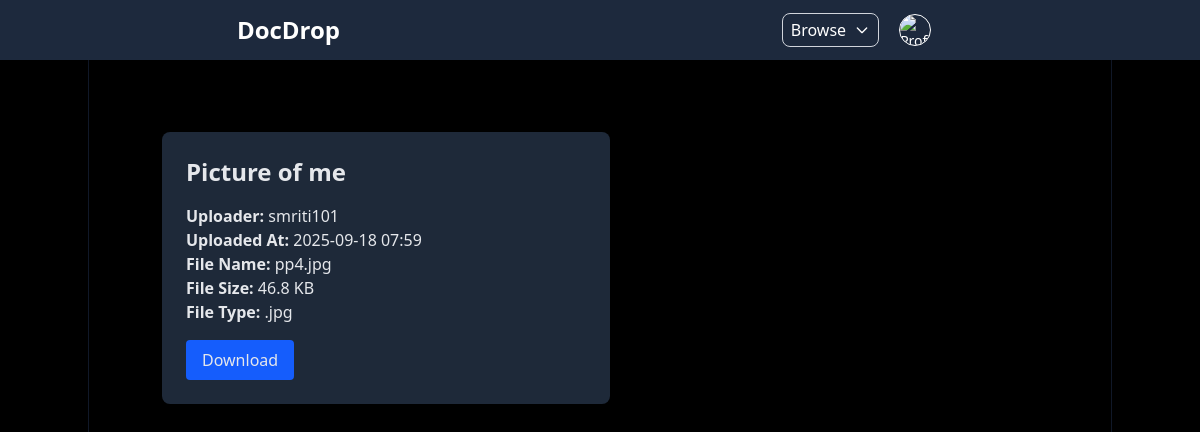
The page /dashboard/details/8/ (signed in) on the database its author committed.
### files/models.py (models this page shows, shortened)
class File(models.Model):
    CATEGORY_CHOICES = [
        ('notes', 'Notes'),
        ('guides', 'Guides'),
        ('assignments', 'Assignments'),
        ('others', 'Others'),
    ]
    uploader = models.ForeignKey(User, on_delete=models.CASCADE)
    title = models.CharField(max_length=255)
    file = models.FileField(upload_to='uploads/')
    category = models.CharField(max_length=50, choices=CATEGORY_CHOICES, default='others')
    uploaded_at = models.DateTimeField(auto_now_add=True)

### files/views.py (the view)
# urls.py: path('dashboard/details/<int:id>/', details_view, name='file-detail'),
@login_required
def details_view(request, id):
    file = get_object_or_404(File, id=id)
    return render(request, "files/file_detail.html", {"file":file})

### templates/files/file_detail.html (shortened to what this page needs)
{% extends "files/base.html" %}
{% block content %}
<div class="max-w-md mt-10 p-6 bg-gray-800 rounded-lg shadow text-gray-200">
    <h2 class="text-2xl font-semibold mb-4">{{ file.title }}</h2>
    <p><strong>Uploader:</strong> {{ file.uploader.username }}</p>
    <p><strong>Uploaded At:</strong> {{ file.uploaded_at|date:"Y-m-d H:i" }}</p>
    <p><strong>File Name:</strong> {{ file.file.name|slice:"8:" }}</p>
    <p><strong>File Size:</strong> {{ file.file.size|filesizeformat }}</p>
    <p><strong>File Type:</strong> {{ file.file.name|slice:"-4:" }}</p>
    <a href="{{ file.file.url }}" class="mt-4 inline-block px-4 py-2 bg-blue-600 hover:bg-blue-700 rounded">
        Download
    </a>
</div>
{% endblock content %}

### templates/files/base.html (shortened to what this page needs)
<!DOCTYPE html>
<html lang="en">
  {% load static %}
  {% load widget_tweaks %}
  <head>
    <link href="{% static 'css/dist/styles.css' %}" rel="stylesheet" />
  </head>
  <body class="bg-black text-gray-300">
    <nav class="bg-slate-800 text-white shadow-lg sticky top-0 z-50">
      <div class="max-w-8xl mx-auto px-4">
        <div class="flex items-center justify-around h-15">
          <div>
            {% if request.user.is_authenticated %}
              <a href="{% url "dashboard" %}" class="text-2xl font-bold">DocDrop</a>
            {% else %}
              <a href="{% url "login" %}" class="text-2xl font-bold">DocDrop</a>
            {% endif %}
          </div>
          <div class="hidden md:flex items-center space-x-8">
            <ul class="flex space-x-6 text-lg">
              {% if request.user.is_authenticated %}
              <div class="flex justify-center items-center space-x-5">
                <div class="group relative">
                  <button id="browse-btn" class="flex items-center justify-center border border-gray-300 cursor-pointer p-1 px-2 rounded-lg text-base hover:bg-gray-600">
                    Browse
                    <svg class="ml-2 w-4 h-4"
                      fill="none"
                      stroke="currentColor"
                      viewBox="0 0 24 24"
                      xmlns="http://www.w3.org/2000/svg">
                        <path stroke-linecap="round"
                          stroke-linejoin="round"
                          stroke-width="2"
                          d="M19 9l-7 7-7-7">
                        </path>
                    </svg>
                  </button>
                </div>
                <div class="group relative">
                  <button id="profile-btn" class="flex text-sm rounded-full cursor-pointer">
                    <img src="" alt="Profile" class="w-8 h-8 border rounded-full">
                  </button>
                </div>
              </div>
              {% else %}
                <li><a href="{% url "login" %}" class="hover:text-blue-400">Home</a></li>
                <li><a href="#" class="hover:text-blue-400">About</a></li>
              {% endif %}
            </ul>
          </div>
        </div>
      </div>
    </nav>
    <div class="relative max-w-5xl mx-auto flex">
      <div class="w-[50px] relative">
      </div>
      <main class="flex-1 px-6 py-8">
        {% block content %}
        {% endblock content %}
      </main>
      <div class="w-[50px] relative">
      </div>
    </div>
  </body>
</html>

### rows shown on the page
File: title "Picture of me", uploader.username "smriti101", uploaded_at "2025-09-18 07:59", file.name "pp4.jpg", file.size|filesizeformat "46.8 KB", file.name ".jpg"
